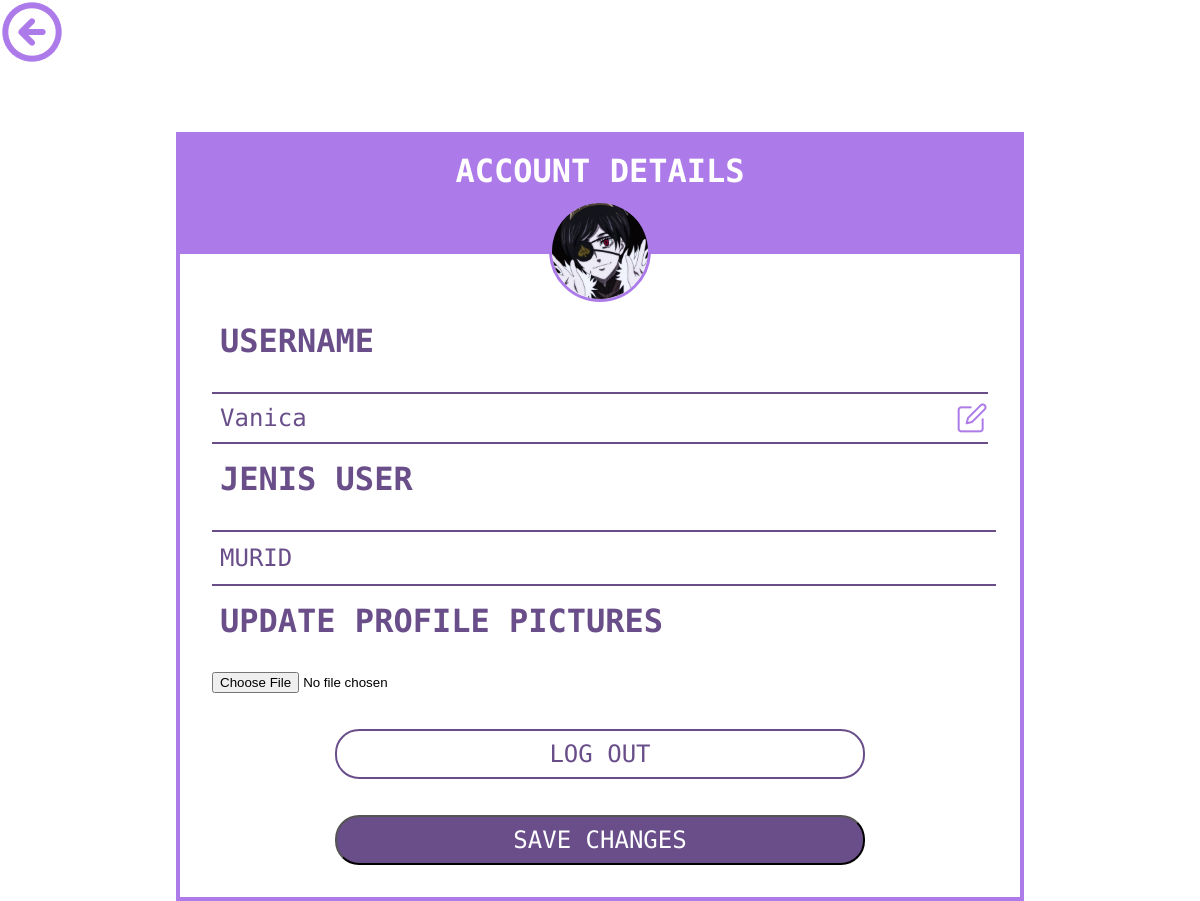
Page /account-details.php (signed in) on the committed database.
### tables this page shows
CREATE TABLE `pengguna` (
  `id_user` int(11) NOT NULL,
  `email` varchar(100) NOT NULL,
  `password` varchar(100) NOT NULL,
  `username` varchar(100) NOT NULL,
  `jenis_user` varchar(6) NOT NULL,
  `foto_profil` varchar(300) NOT NULL
);

### account-details.php (the view, shortened to what this page needs)
<?php
include('db.php');
$id_user = $_SESSION["id_user"];
$sql = "SELECT * FROM `pengguna` WHERE id_user = $id_user";
$result = mysqli_query($host, $sql);
$row = mysqli_fetch_array($result);
?>
<!DOCTYPE html>
<html lang="en">
<head>
</head>
<body>
    <img src="ASSET_UKL/icon/purple-icon/BACK-ARROW.png" onclick="backHome()">
    <form action="" method="post" enctype="multipart/form-data" class="details" >
    <h1 class="title">ACCOUNT DETAILS</h1>
    <div class="container" >
    <img class="profile" src="./ASSET_UKL/image/<?php echo $row['foto_profil']; ?>" alt="">
    <h1 class="info">USERNAME</h1>
    <div class="input-con" ><input type="text" name="uname" maxlength="15" id="username" value="<?php echo $row['username'] ?>" disabled ><img class="icon" src="ASSET_UKL/icon/purple-icon/EDIT.png" alt="" id="edit"> </div>
    <h1 class="info">JENIS USER</h1>
    <h3 id="jenis" ><?php echo strtoupper($row['jenis_user']); ?></h3>
    <h1 class="info">UPDATE PROFILE PICTURES</h1>
    <input type="file" name="profile" id="profile-pic">
    <div class="submit">
    <button type="submit" name="logout" class="acc-btn">LOG OUT</button>
    <button type="submit" id="save" name="save" class="sv-btn" >SAVE CHANGES</button>
    </div>
    </div>
    </form>
</body>
</html>

### account-details.php (style rules this page uses)
* { margin: 0; padding: 0; }
html { scroll-behavior: smooth; }
body { -ms-overflow-style: none; scrollbar-width: none; font-family: 'Share Tech Mono', monospace; }
.details { margin-left: 50%; transform: translateX(-50%); border: 4px solid #AD7BE9; margin-top: 64px; width: 840px; background-color: #AD7BE9; }
.title { margin-top: 16px; padding-bottom: 64px; text-align: center; color: #FFFFFF; }
.container { background-color: #FFFFFF; padding: 32px; }
.profile { width: 96px; height: 96px; margin-left: 50%; margin-top: -86px; transform: translateX(-50%); border-radius: 96px; border: 3px solid #AD7BE9; }
.info { margin-top: 16px; margin-bottom: 32px; padding: 0; text-align: left; color: #694E8A; padding-left: 8px; }
#username { font-family: 'Share Tech Mono', monospace; width: 100%; height: 48px; font-size: 24px; padding-left: 8px; border: none; color: #AD7BE9; outline: none; }
#username:disabled { background-color: #FFFFFF; color: #694E8A; }
h3 { width: 100%; padding: 12px 0 12px 0; font-family: 'Share Tech Mono', monospace; font-size: 24px; font-weight: 400; padding-left: 8px; color:#694E8A; border-top: 2px solid #694E8A; border-bottom: 2px solid #694E8A; }
.input-con { height: max-content; font-family: 'Share Tech Mono', monospace; font-size: 24px; font-weight: 400; border-top: 2px solid #694E8A; border-bottom: 2px solid #694E8A; display: flex; align-items: center; }
.icon { width: 32px; height: 32px; }
.submit { display: flex; flex-direction: column; align-items: center; margin-top: 36px; }
.acc-btn { width: 530px; height: 50px; border-radius: 28px; background-color: #FFFFFF; color: #694E8A; border: 2px solid #694E8A; border-radius: 24px; margin-bottom: 36px; font-size: 24px; font-family: 'Share Tech Mono', monospace; text-decoration: none; }
.sv-btn { width: 530px; height: 50px; border-radius: 28px; background-color: #694E8A; color: #FFFFFF; border-radius: 24px; font-size: 24px; font-family: 'Share Tech Mono', monospace; text-decoration: none; }

### rows in the picture
pengguna: foto_profil (picture), uname "Vanica", jenis_user "MURID"
